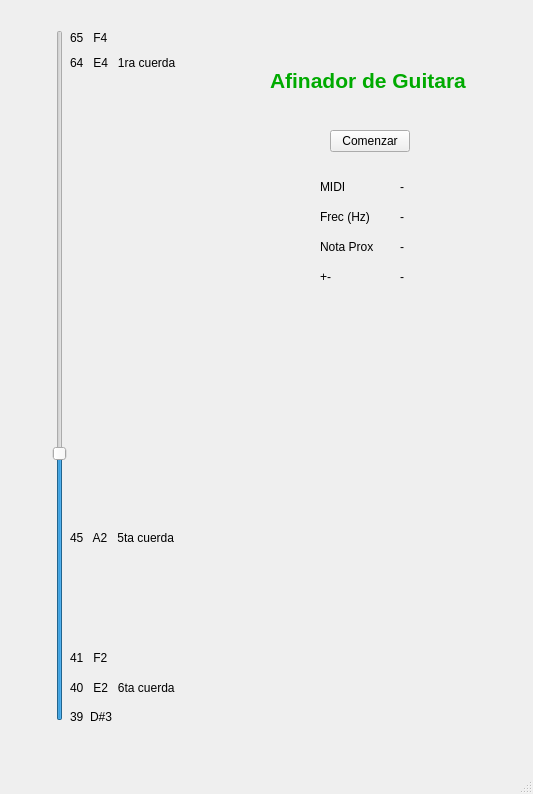
<?xml version="1.0" encoding="UTF-8"?>
<ui version="4.0">
 <class>MainWindow</class>
 <widget class="QMainWindow" name="MainWindow">
  <property name="geometry">
   <rect>
    <x>0</x>
    <y>0</y>
    <width>533</width>
    <height>794</height>
   </rect>
  </property>
  <property name="windowTitle">
   <string>MainWindow</string>
  </property>
  <widget class="QWidget" name="centralwidget">
   <widget class="QLabel" name="label">
    <property name="geometry">
     <rect>
      <x>320</x>
      <y>210</y>
      <width>57</width>
      <height>14</height>
     </rect>
    </property>
    <property name="text">
     <string>Frec (Hz)</string>
    </property>
   </widget>
   <widget class="QLabel" name="label_2">
    <property name="geometry">
     <rect>
      <x>320</x>
      <y>240</y>
      <width>57</width>
      <height>14</height>
     </rect>
    </property>
    <property name="text">
     <string>Nota Prox</string>
    </property>
   </widget>
   <widget class="QLabel" name="label_3">
    <property name="geometry">
     <rect>
      <x>320</x>
      <y>270</y>
      <width>57</width>
      <height>14</height>
     </rect>
    </property>
    <property name="text">
     <string>+-</string>
    </property>
   </widget>
   <widget class="QLabel" name="label_4">
    <property name="geometry">
     <rect>
      <x>320</x>
      <y>180</y>
      <width>57</width>
      <height>14</height>
     </rect>
    </property>
    <property name="text">
     <string>MIDI</string>
    </property>
   </widget>
   <widget class="QLabel" name="ResMidi">
    <property name="geometry">
     <rect>
      <x>400</x>
      <y>180</y>
      <width>57</width>
      <height>14</height>
     </rect>
    </property>
    <property name="text">
     <string>-</string>
    </property>
   </widget>
   <widget class="QLabel" name="ResFrec">
    <property name="geometry">
     <rect>
      <x>400</x>
      <y>210</y>
      <width>57</width>
      <height>14</height>
     </rect>
    </property>
    <property name="text">
     <string>-</string>
    </property>
   </widget>
   <widget class="QLabel" name="ResNota">
    <property name="geometry">
     <rect>
      <x>400</x>
      <y>240</y>
      <width>57</width>
      <height>14</height>
     </rect>
    </property>
    <property name="text">
     <string>-</string>
    </property>
   </widget>
   <widget class="QLabel" name="ResDist">
    <property name="geometry">
     <rect>
      <x>400</x>
      <y>270</y>
      <width>57</width>
      <height>14</height>
     </rect>
    </property>
    <property name="text">
     <string>-</string>
    </property>
   </widget>
   <widget class="QSlider" name="verticalSlider">
    <property name="geometry">
     <rect>
      <x>50</x>
      <y>30</y>
      <width>20</width>
      <height>691</height>
     </rect>
    </property>
    <property name="minimum">
     <number>39</number>
    </property>
    <property name="maximum">
     <number>65</number>
    </property>
    <property name="singleStep">
     <number>1</number>
    </property>
    <property name="pageStep">
     <number>10</number>
    </property>
    <property name="value">
     <number>49</number>
    </property>
    <property name="orientation">
     <enum>Qt::Vertical</enum>
    </property>
   </widget>
   <widget class="QLabel" name="label_5">
    <property name="geometry">
     <rect>
      <x>70</x>
      <y>710</y>
      <width>57</width>
      <height>14</height>
     </rect>
    </property>
    <property name="text">
     <string>39  D#3</string>
    </property>
   </widget>
   <widget class="QLabel" name="label_6">
    <property name="geometry">
     <rect>
      <x>70</x>
      <y>680</y>
      <width>201</width>
      <height>16</height>
     </rect>
    </property>
    <property name="text">
     <string>40   E2   6ta cuerda</string>
    </property>
   </widget>
   <widget class="QLabel" name="label_7">
    <property name="geometry">
     <rect>
      <x>70</x>
      <y>530</y>
      <width>201</width>
      <height>16</height>
     </rect>
    </property>
    <property name="text">
     <string>45   A2   5ta cuerda</string>
    </property>
   </widget>
   <widget class="QLabel" name="label_8">
    <property name="geometry">
     <rect>
      <x>70</x>
      <y>650</y>
      <width>201</width>
      <height>16</height>
     </rect>
    </property>
    <property name="text">
     <string>41   F2 </string>
    </property>
   </widget>
   <widget class="QLabel" name="label_9">
    <property name="geometry">
     <rect>
      <x>70</x>
      <y>55</y>
      <width>201</width>
      <height>16</height>
     </rect>
    </property>
    <property name="text">
     <string>64   E4   1ra cuerda</string>
    </property>
   </widget>
   <widget class="QLabel" name="label_10">
    <property name="geometry">
     <rect>
      <x>70</x>
      <y>30</y>
      <width>201</width>
      <height>16</height>
     </rect>
    </property>
    <property name="text">
     <string>65   F4 </string>
    </property>
   </widget>
   <widget class="QPushButton" name="boton">
    <property name="geometry">
     <rect>
      <x>330</x>
      <y>130</y>
      <width>80</width>
      <height>22</height>
     </rect>
    </property>
    <property name="text">
     <string>Comenzar</string>
    </property>
   </widget>
   <widget class="QLabel" name="label_11">
    <property name="geometry">
     <rect>
      <x>270</x>
      <y>50</y>
      <width>231</width>
      <height>61</height>
     </rect>
    </property>
    <property name="text">
     <string>&lt;html&gt;&lt;head/&gt;&lt;body&gt;&lt;p&gt;&lt;span style=&quot; font-size:16pt; font-weight:600; color:#00aa00;&quot;&gt;Afinador de Guitara&lt;/span&gt;&lt;/p&gt;&lt;/body&gt;&lt;/html&gt;</string>
    </property>
   </widget>
  </widget>
  <widget class="QMenuBar" name="menubar">
   <property name="geometry">
    <rect>
     <x>0</x>
     <y>0</y>
     <width>533</width>
     <height>19</height>
    </rect>
   </property>
  </widget>
  <widget class="QStatusBar" name="statusbar"/>
 </widget>
 <resources/>
 <connections/>
</ui>
